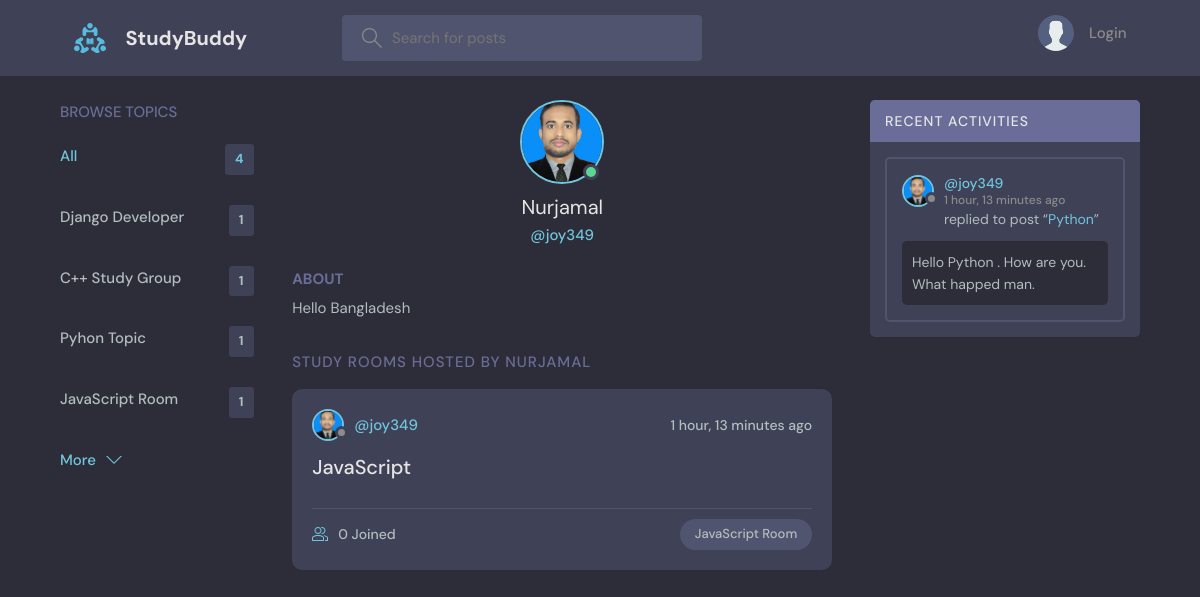
The page /profile/4/ on the database its author committed.
### base/models.py (models this page shows, shortened)
class Topic(models.Model):
    name = models.CharField(max_length=200)

class User(AbstractUser):
    name = models.CharField(max_length=200, null=True)
    email = models.EmailField(unique=True, null=True)
    bio = models.TextField(null=True)
    avatar = models.ImageField(null=True, default="avatar.svg")
    gender = models.CharField(
        max_length=255, blank=True, default='rather_not_say')
    active = models.BooleanField(default=True)
    staff = models.BooleanField(default=False)  # a admin user; non super-user
    admin = models.BooleanField(default=False)
    USERNAME_FIELD = 'email'
    REQUIRED_FIELDS = []
    objects = UserManager()

class Room(models.Model):
    host = models.ForeignKey(User, on_delete=models.SET_NULL, null=True)
    topic = models.ForeignKey(Topic, on_delete=models.SET_NULL, null=True)
    name = models.CharField(max_length=200)
    description = models.TextField(null=True, blank=True)
    participants = models.ManyToManyField(
        User, related_name='participants', blank=True)
    updated = models.DateTimeField(auto_now=True)
    created = models.DateTimeField(auto_now_add=True)
    class Meta:
        ordering = ['-updated', '-created']
    def __str__(self):
        return self.name

class Message(models.Model):
    user = models.ForeignKey(User, on_delete=models.CASCADE)
    room = models.ForeignKey(Room, on_delete=models.CASCADE)
    body = models.TextField()
    updated = models.DateTimeField(auto_now=True)
    created = models.DateTimeField(auto_now_add=True)
    class Meta:
        ordering = ['-updated', '-created']

### base/views.py (the view)
# urls.py: path('profile/<str:pk>/', views.userProfile, name="user-profile"),
def userProfile(request, pk):
    user = User.objects.get(id=pk)
    rooms = user.room_set.all()
    room_messages = user.message_set.all()
    topics = Topic.objects.all()
    context = {'user': user, 'rooms': rooms,
               'room_messages': room_messages, 'topics': topics}
    return render(request, 'base/profile.html', context)

### base/templates/base/profile.html (shortened to what this page needs)
{% extends 'main.html' %}
{% block content %}
<main class="profile-page layout layout--3">
    <div class="container">
        {% include 'base/topics_component.html' %}
        <div class="roomList">
            <div class="profile">
                <div class="profile__avatar">
                    <div class="avatar avatar--large active">
                        <img src="{{user.avatar.url}}" />
                    </div>
                </div>
                <div class="profile__info">
                    <h3>{{user.name}}</h3>
                    <p>@{{user.username}}</p>
                </div>
                <div class="profile__about">
                    <h3>About</h3>
                    <p>
                        {{user.bio}}
                    </p>
                </div>
            </div>
            <div class="roomList__header">
                <div>
                    <h2>Study Rooms Hosted by {{user.name}}</a>
                    </h2>
                </div>
            </div>
            {% include 'base/feed_component.html' %}
        </div>
        {% include 'base/activity_component.html' %}
    </div>
</main>
{% endblock content %}

### base/templates/base/topics_component.html
<div class="topics">
    <div class="topics__header">
        <h2>Browse Topics</h2>
    </div>
    <ul class="topics__list">
        <li>
            <a href="{% url 'home' %}" class="active">All <span>{{topics.count}}</span></a>
        </li>
        {% for topic in topics %}
        <li>
            <a href="{% url 'home' %}?q={{topic.name}}">{{topic.name}}<span>{{topic.room_set.all.count}}</span></a>
        </li>
        {% endfor %}
    </ul>
    <a class="btn btn--link" href="{% url 'topics' %}">
        More
        <svg version="1.1" xmlns="http://www.w3.org/2000/svg" width="32" height="32" viewBox="0 0 32 32">
            <title>chevron-down</title>
            <path d="M16 21l-13-13h-3l16 16 16-16h-3l-13 13z"></path>
        </svg>
    </a>
</div>

### base/templates/base/feed_component.html (shortened to what this page needs)
{% for room in rooms %}
<div class="roomListRoom">
    <div class="roomListRoom__header">
        <a href="{% url 'user-profile' room.host.id %}" class="roomListRoom__author">
            <div class="avatar avatar--small">
                <img src="{{room.host.avatar.url}}" />
            </div>
            <span>@{{room.host.username}}</span>
        </a>
        <div class="roomListRoom__actions">
            <span>{{room.created|timesince}} ago</span>
        </div>
    </div>
    <div class="roomListRoom__content">
        <a href="{% url 'room' room.id %}">{{room.name}}</a>
    </div>
    <div class="roomListRoom__meta">
        <a href="{% url 'room' room.id %}" class="roomListRoom__joined">
            {{room.participants.all.count}} Joined
        </a>
        <p class="roomListRoom__topic">{{room.topic.name}}</p>
    </div>
</div>
{% endfor %}

### base/templates/base/activity_component.html (shortened to what this page needs)
<div class="activities">
    <div class="activities__header">
        <h2>Recent Activities</h2>
    </div>
    {% for message in room_messages %}
    <div class="activities__box">
        <div class="activities__boxHeader roomListRoom__header">
            <a href="{% url 'user-profile' message.user.id %}" class="roomListRoom__author">
                <div class="avatar avatar--small">
                    <img src="{{message.user.avatar.url}}" />
                </div>
                <p>
                    @{{message.user.username}}
                    <span>{{message.created|timesince}} ago</span>
                </p>
            </a>
        </div>
        <div class="activities__boxContent">
            <p>replied to post “<a href="{% url 'room' message.room.id %}">{{message.room}}</a>”</p>
            <div class="activities__boxRoomContent">{{message.body}}</div>
        </div>
    </div>
    {% endfor %}
</div>

### rows shown on the page
Topic: name "Django Developer", room_set.all.count "1"
Topic: name "C++ Study Group", room_set.all.count "1"
Topic: name "Pyhon Topic", room_set.all.count "1"
Topic: name "JavaScript Room", room_set.all.count "1"
User: avatar (picture), name "Nurjamal", username "joy349", bio "Hello Bangladesh", name "NURJAMAL"
Room: host.avatar (picture), host.username "joy349", created "1 hour, 13 minutes", name "JavaScript", participants.all.count "0", topic.name "JavaScript Room"
Message: user.avatar (picture), user.username "joy349", created "1 hour, 13 minutes", room "Python", body "Hello Python . How are you. What happed man."

### other values the page prints
{{ topics.count }} "4"
